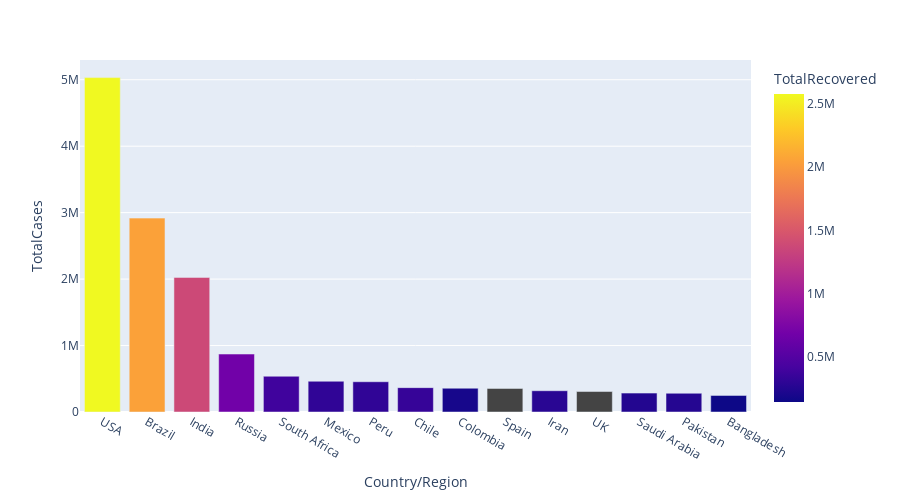

Here is the notebook cell this chart was saved with:
### Code cell
# Let's now visualize the chart bar and analyze it by coloring the number of recovered cases
px.bar(
    dataset1.head(15),
    x="Country/Region",
    y="TotalCases",
    color="TotalRecovered",
    height=500,
    hover_data=["Country/Region", "Continent"],
)

### Figure 1 — Plotly figure (JSON) as saved in the notebook; plotly's stock layout.template omitted (floating-point values rounded to 4 significant figures)
{"data": [{"alignmentgroup": "True", "customdata": [["North America"], ["South America"], ["Asia"], ["Europe"], ["Africa"], ["North America"], ["South America"], ["South America"], ["South America"], ["Europe"], ["Asia"], ["Europe"], ["Asia"], ["Asia"], ["Asia"]], "hovertemplate": "Country/Region=%{x}<br>TotalCases=%{y}<br>Continent=%{customdata[0]}<br>TotalRecovered=%{marker.color}<extra></extra>", "legendgroup": "", "marker": {"color": [2576668, 2047660, 1377384, 676357, 387316, 308848, 310337, 340168, 192355, null, 277463, null, 247089, 256058, 143824], "coloraxis": "coloraxis", "pattern": {"shape": ""}}, "name": "", "offsetgroup": "", "orientation": "v", "showlegend": false, "textposition": "auto", "type": "bar", "x": ["USA", "Brazil", "India", "Russia", "South Africa", "Mexico", "Peru", "Chile", "Colombia", "Spain", "Iran", "UK", "Saudi Arabia", "Pakistan", "Bangladesh"], "xaxis": "x", "y": [5032179, 2917562, 2025409, 871894, 538184, 462690, 455409, 366671, 357710, 354530, 320117, 308134, 284226, 281863, 249651], "yaxis": "y"}], "layout": {"barmode": "relative", "coloraxis": {"colorbar": {"title": {"text": "TotalRecovered"}}, "colorscale": [[0, "#0d0887"], [0.1111, "#46039f"], [0.2222, "#7201a8"], [0.3333, "#9c179e"], [0.4444, "#bd3786"], [0.5556, "#d8576b"], [0.6667, "#ed7953"], [0.7778, "#fb9f3a"], [0.8889, "#fdca26"], [1, "#f0f921"]]}, "height": 500, "legend": {"tracegroupgap": 0}, "margin": {"t": 60}, "xaxis": {"anchor": "y", "domain": [0, 1], "title": {"text": "Country/Region"}}, "yaxis": {"anchor": "x", "domain": [0, 1], "title": {"text": "TotalCases"}}}}
